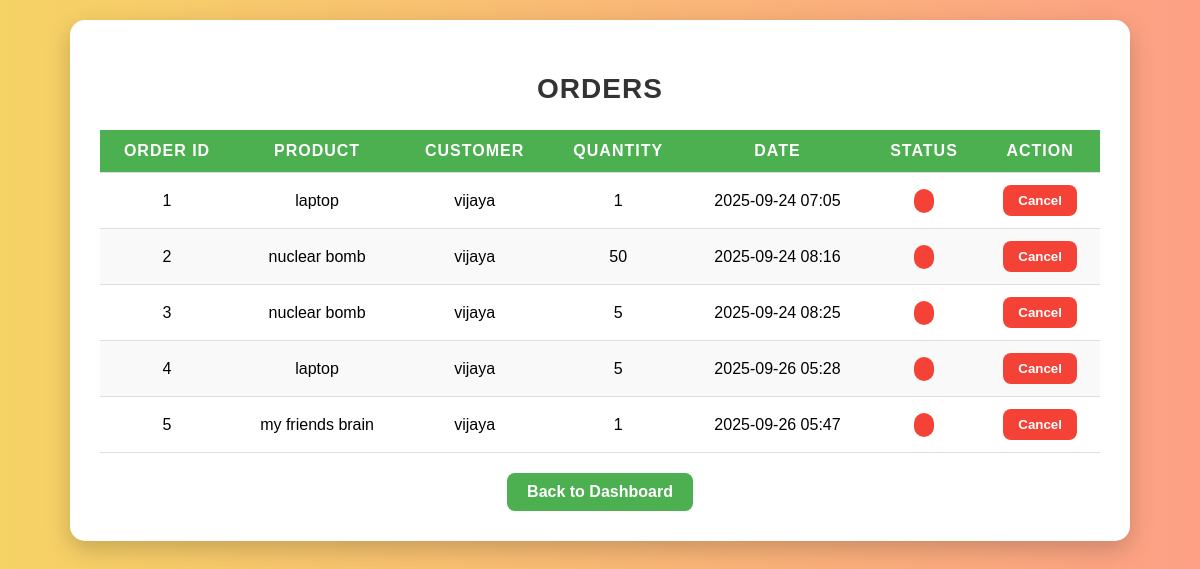
The app's page /orders/all (signed in) with its own data.
### models.py (models this page shows)
class Orders(db.Model):
    __tablename__ = "Orders"
    OrderID = db.Column(db.Integer, primary_key=True, autoincrement=True)
    UserID = db.Column(db.Integer, db.ForeignKey('Users.UserID'), nullable=False)
    ProductID = db.Column(db.Integer, db.ForeignKey('Products.ProductID'), nullable=False)
    Quantity = db.Column(db.Integer, nullable=False)
    OrderDate = db.Column(db.DateTime, default=datetime.utcnow)  # default to current datetime

class Products(db.Model):
    __tablename__ = "Products"
    ProductID = db.Column(db.Integer, primary_key=True, autoincrement=True)
    Name = db.Column(db.String(100), nullable=False)
    Price = db.Column(db.Float, nullable=False)
    Stock = db.Column(db.Integer, nullable=False)
    SellerID = db.Column(db.Integer, db.ForeignKey('Users.UserID'), nullable=False)
    orders = db.relationship('Orders', backref='product', lazy=True)

class Users(db.Model):
    __tablename__ = "Users"
    UserID = db.Column(db.Integer, primary_key=True, autoincrement=True)
    Username = db.Column(db.String(50), unique=True, nullable=False)
    Password = db.Column(db.String(200), nullable=False)
    Email = db.Column(db.String(100), nullable=True)
    Role = db.Column(db.String(20), nullable=False)  # Admin, Seller, Customer
    products = db.relationship('Products', backref='seller', lazy=True)
    orders = db.relationship('Orders', backref='user', lazy=True)

### routes/orders.py (the view)
@orders_bp.route("/all")
def view_orders():
    if "user_id" not in session:
        flash("Please login first!", "warning")
        return redirect(url_for("users.login"))
    role = session.get("role")
    if role == "Admin":
        orders = Orders.query.all()
    elif role == "Seller":
        orders = Orders.query.join(Products).filter(Products.SellerID==session["user_id"]).all()
    else:
        orders = Orders.query.filter_by(UserID=session["user_id"]).all()
    return render_template("orders/orders_list.html", orders=orders, role=role)

### templates/orders/orders_list.html (shortened to what this page needs)
<!DOCTYPE html>
<html lang="en">
<head>
</head>
<body>
<div class="container">
    <h2>Orders</h2>
    {% if orders|length == 0 %}
        <p class="info">No orders found.</p>
    {% else %}
    <table>
        <thead>
            <tr>
                <th>Order ID</th>
                <th>Product</th>
                <th>Customer</th>
                <th>Quantity</th>
                <th>Date</th>
                <th>Status</th>
                <th>Action</th>
            </tr>
        </thead>
        <tbody>
            {% for order in orders %}
            <tr>
                <td>{{ order.OrderID }}</td>
                <td>{{ order.product.Name }}</td>
                <td>{{ order.user.Username }}</td>
                <td>{{ order.Quantity }}</td>
                <td>{{ order.OrderDate.strftime('%Y-%m-%d %H:%M') }}</td>
                <td>
                    {% if order.Status == 'Active' %}
                        <span class="status-active">{{ order.Status }}</span>
                    {% else %}
                        <span class="status-cancelled">{{ order.Status }}</span>
                    {% endif %}
                </td>
                <td>
                    {% if session.get('role') == 'Admin' or (session.get('role') == 'Customer' and order.Status == 'Active') %}
                        <form action="{{ url_for('orders.cancel_order', order_id=order.OrderID) }}" method="POST" style="display:inline;">
                            <button type="submit" class="delete">Cancel</button>
                        </form>
                    {% endif %}
                </td>
            </tr>
            {% endfor %}
        </tbody>
    </table>
    {% endif %}
    <div style="text-align:center;">
        <a class="back-button" href="{{ url_for('users.dashboard') }}">Back to Dashboard</a>
    </div>
</div>
</body>
</html>

### templates/orders/orders_list.html (style rules this page uses)
body { font-family: Arial, sans-serif; background: linear-gradient(to right, #f6d365, #fda085); margin: 0; padding: 20px; }
.container { background: white; padding: 30px; border-radius: 15px; box-shadow: 0 8px 25px rgba(0,0,0,0.2); max-width: 1000px; margin: auto; overflow-x: auto; }
h2 { text-align: center; color: #333; margin-bottom: 25px; font-size: 28px; text-transform: uppercase; letter-spacing: 1px; }
table { width: 100%; border-collapse: collapse; min-width: 600px; }
th, td { text-align: center; padding: 12px 15px; border-bottom: 1px solid #ddd; font-size: 16px; }
th { background-color: #4CAF50; color: white; text-transform: uppercase; letter-spacing: 1px; }
tr:nth-child(even) { background-color: #f9f9f9; }
.button, button { padding: 8px 15px; border-radius: 8px; color: white; border: none; cursor: pointer; font-weight: bold; transition: 0.3s; text-decoration: none; }
.delete { background-color: #f44336; }
.status-cancelled { color: white; background-color: #f44336; padding: 4px 10px; border-radius: 12px; font-size: 14px; }
.back-button { display: inline-block; margin-top: 20px; background-color: #4CAF50; color: white; padding: 10px 20px; border-radius: 8px; text-decoration: none; font-weight: bold; transition: 0.3s; }

### records on screen
Orders: OrderID "1", product.Name "laptop", user.Username "vijaya", Quantity "1", OrderDate "2025-09-24 07:05"
Orders: OrderID "2", product.Name "nuclear bomb", user.Username "vijaya", Quantity "50", OrderDate "2025-09-24 08:16"
Orders: OrderID "3", product.Name "nuclear bomb", user.Username "vijaya", Quantity "5", OrderDate "2025-09-24 08:25"
Orders: OrderID "4", product.Name "laptop", user.Username "vijaya", Quantity "5", OrderDate "2025-09-26 05:28"
Orders: OrderID "5", product.Name "my friends brain", user.Username "vijaya", Quantity "1", OrderDate "2025-09-26 05:47"
